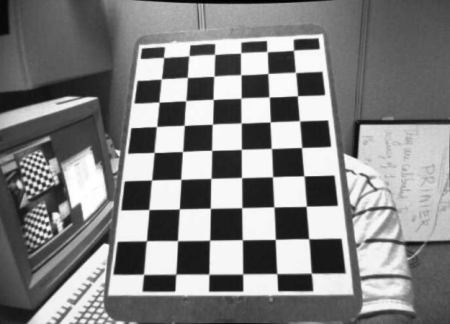
#> input picture calibration_images/chess_board_2.jpg, 450 x 324 px
$ python calibrate.py calibration_images/chess_board_2.jpg
#> lines starting #> are read from the running program, lines starting #| are printed output that depends on the picture; after the words box and inside, x2 and y2 are one past the last pixel; in counts of white or black regions, pixels touching at a corner belong together; long printed decimals are rounded
### common.py
#!/usr/bin/env python

'''
This module contains some common routines used by other samples.
'''

# Python 2/3 compatibility
from __future__ import print_function
from contextlib import contextmanager
import itertools as it
import os
import cv2 as cv
import numpy as np
import sys
PY3 = sys.version_info[0] == 3

if PY3:
    from functools import reduce


# built-in modules

image_extensions = ['.bmp', '.jpg', '.jpeg',
                    '.png', '.tif', '.tiff', '.pbm', '.pgm', '.ppm']


class Bunch(object):
    def __init__(self, **kw):
        self.__dict__.update(kw)

    def __str__(self):
        return str(self.__dict__)


def splitfn(fn):
    path, fn = os.path.split(fn)
    name, ext = os.path.splitext(fn)
    return path, name, ext


def anorm2(a):
    return (a*a).sum(-1)


def anorm(a):
    return np.sqrt(anorm2(a))


# [50 lines left out: functions homotrans, to_rect, rect2rect_mtx, lookat, mtx2rvec, draw_str, not called in this run]


class Sketcher:
    # [8 lines left out: function __init__, not called in this run]

    def show(self):
        cv.imshow(self.windowname, self.dests[0])

    # [13 lines left out: function on_mouse, not called in this run]


# palette data from matplotlib/_cm.py
_jet_data = {'red':   ((0., 0, 0), (0.35, 0, 0), (0.66, 1, 1), (0.89, 1, 1),
                       (1, 0.5, 0.5)),
             'green': ((0., 0, 0), (0.125, 0, 0), (0.375, 1, 1), (0.64, 1, 1),
                       (0.91, 0, 0), (1, 0, 0)),
             'blue':  ((0., 0.5, 0.5), (0.11, 1, 1), (0.34, 1, 1), (0.65, 0, 0),
                       (1, 0, 0))}

cmap_data = {'jet': _jet_data}


# [14 lines left out: function make_cmap, not called in this run]


def nothing(*arg, **kw):
    pass


def clock():
    return cv.getTickCount() / cv.getTickFrequency()


# [8 lines left out: function Timer, not called in this run]


class StatValue:
    def __init__(self, smooth_coef=0.5):
        self.value = None
        self.smooth_coef = smooth_coef

    # [6 lines left out: function update, not called in this run]


class RectSelector:
    # [33 lines left out: functions __init__, onmouse, draw, not called in this run]

    @property
    def dragging(self):
        return self.drag_rect is not None


# [24 lines left out: functions grouper, mosaic, not called in this run]


def getsize(img):
    h, w = img.shape[:2]
    return w, h


def mdot(*args):
    return reduce(np.dot, args)


# [4 lines left out: function draw_keypoints, not called in this run]

### calibrate.py
#!/usr/bin/env python

'''
camera calibration for distorted images with chess board samples
reads distorted images, calculates the calibration and write undistorted images
usage:
    calibrate.py [--debug <output path>] [--square_size] [<image mask>]
default values:
    --debug:    ./output/
    --square_size: 1.0
    <image mask> defaults to ../data/left*.jpg
'''

# Python 2/3 compatibility
from __future__ import print_function

import numpy as np
import cv2 as cv

# local modules
from common import splitfn

# built-in modules
import os


def main():
    import sys
    import getopt
    from glob import glob

    args, img_mask = getopt.getopt(
        sys.argv[1:], '', ['debug=', 'square_size=', 'threads='])
    args = dict(args)
    args.setdefault('--debug', './output/')
    args.setdefault('--square_size', 1.0)
    args.setdefault('--threads', 4)
    if not img_mask:
        img_mask = '../data/left??.jpg'  # default
    else:
        img_mask = img_mask[0]

    img_names = glob(img_mask)
    debug_dir = args.get('--debug')
    if debug_dir and not os.path.isdir(debug_dir):
        os.mkdir(debug_dir)
    square_size = float(args.get('--square_size'))

    pattern_size = (9, 6)
    pattern_points = np.zeros((np.prod(pattern_size), 3), np.float32)
    pattern_points[:, :2] = np.indices(pattern_size).T.reshape(-1, 2)
    pattern_points *= square_size

    obj_points = []
    img_points = []
    # TODO: use imquery call to retrieve results
    h, w = cv.imread(img_names[0], cv.IMREAD_GRAYSCALE).shape[:2]
#> h = 324; w = 450

    def processImage(fn):
#> called with fn = 'calibration_images/chess_board_2.jpg'
        print('processing %s... ' % fn)
        img = cv.imread(fn, 0)
#> img is the input picture: shape (324, 450); min 0, max 255, mean 130.5
        if img is None:
            print("Failed to load", fn)
            return None

        assert w == img.shape[1] and h == img.shape[0], ("size: %d x %d ... " % (
            img.shape[1], img.shape[0]))
        found, corners = cv.findChessboardCorners(img, pattern_size)
#> found = True; corners = 54 rows, first 8: [293.4, 50.3], [295.3, 72.24], [297.5, 95.81], [299.5, 120.8], [301.6, 147.6], [303.8, 175.8], [306.2, 206.2], [308.7, 238.6]
        if found:
            term = (cv.TERM_CRITERIA_EPS + cv.TERM_CRITERIA_COUNT, 30, 0.1)
            cv.cornerSubPix(img, corners, (5, 5), (-1, -1), term)

        if debug_dir:
            vis = cv.cvtColor(img, cv.COLOR_GRAY2BGR)
            cv.drawChessboardCorners(vis, pattern_size, corners, found)
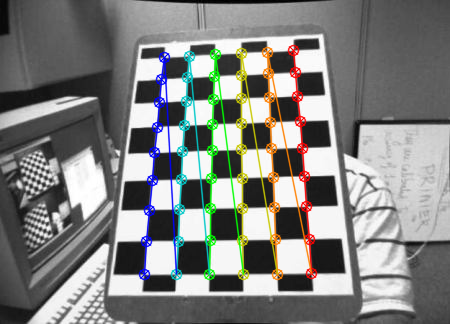
#> vis: shape (324, 450, 3); 7.78% of pixels changed, all inside (x1, y1, x2, y2) = (138, 44, 318, 281)
            _path, name, _ext = splitfn(fn)
            outfile = os.path.join(debug_dir, name + '_chess.png')
            cv.imwrite(outfile, vis)

        if not found:
            print('chessboard not found')
            return None

        print('           %s... OK' % fn)
        return (corners.reshape(-1, 2), pattern_points)

    threads_num = int(args.get('--threads'))
    if threads_num <= 1:
        chessboards = [processImage(fn) for fn in img_names]
    else:
        print("Run with %d threads..." % threads_num)
        from multiprocessing.dummy import Pool as ThreadPool
        pool = ThreadPool(threads_num)
        chessboards = pool.map(processImage, img_names)
#> chessboards = 1 item

    chessboards = [x for x in chessboards if x is not None]
    for (corners, pattern_points) in chessboards:
        img_points.append(corners)
        obj_points.append(pattern_points)
#> this loop made 1 pass
#> after the loop, img_points = 1 point arrays, longest 54 points; obj_points = 1 item

    # calculate camera distortion
    rms, camera_matrix, dist_coefs, _rvecs, _tvecs = cv.calibrateCamera(
        obj_points, img_points, (w, h), None, None)
#> rms = 0.128; camera_matrix = [[424.9, 0, 229], [0, 441, 153.5], [0, 0, 1]]; dist_coefs = [[-0.0162, -1.48, -0.000242, 0.00989, 8.15]]

    print("\nRMS:", rms)
#| RMS: 0.128
    print("camera matrix:\n", camera_matrix)
#| camera matrix:
#|  [[424.939   0.         228.954  ]
#|  [  0.         441.018 153.515]
#|  [  0.           0.           1.        ]]
    print("distortion coefficients: ", dist_coefs.ravel())
#| distortion coefficients:  [-1.62440265e-02 -1.47769895e+00 -2.42258767e-04  9.89135291e-03
#|   8.15036479e+00]

    # undistort the image with the calibration
    print('')
    for fn in img_names if debug_dir else []:
        _path, name, _ext = splitfn(fn)
        img_found = os.path.join(debug_dir, name + '_chess.png')
        outfile = os.path.join(debug_dir, name + '_undistorted.png')

        img = cv.imread(img_found)
        if img is None:
            continue

        h, w = img.shape[:2]
        newcameramtx, roi = cv.getOptimalNewCameraMatrix(
            camera_matrix, dist_coefs, (w, h), 1, (w, h))
#> newcameramtx = [[441.7, 0, 229.8], [0, 436.7, 153.7], [0, 0, 1]]; roi = (50, 30, 362, 249)

        dst = cv.undistort(img, camera_matrix, dist_coefs, None, newcameramtx)
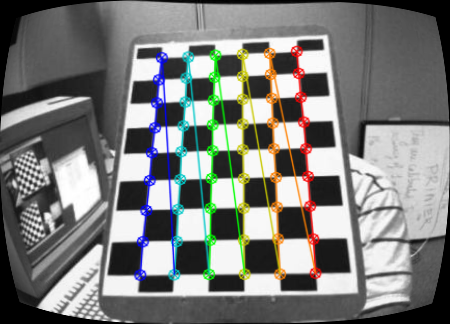
#> dst: shape (324, 450, 3); mean B, G, R 122.8, 125.2, 124.1

        # crop and save the image
        x, y, w, h = roi
#> x = 50; y = 30; w = 362; h = 249
        dst = dst[y:y+h, x:x+w]
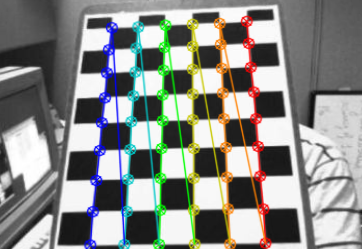
#> dst: shape (249, 362, 3); mean B, G, R 135.2, 139.2, 137.4

        print('Undistorted image written to: %s' % outfile)
        cv.imwrite(outfile, dst)

    print('Done')


if __name__ == '__main__':
    print(__doc__)
    main()
    cv.destroyAllWindows()
